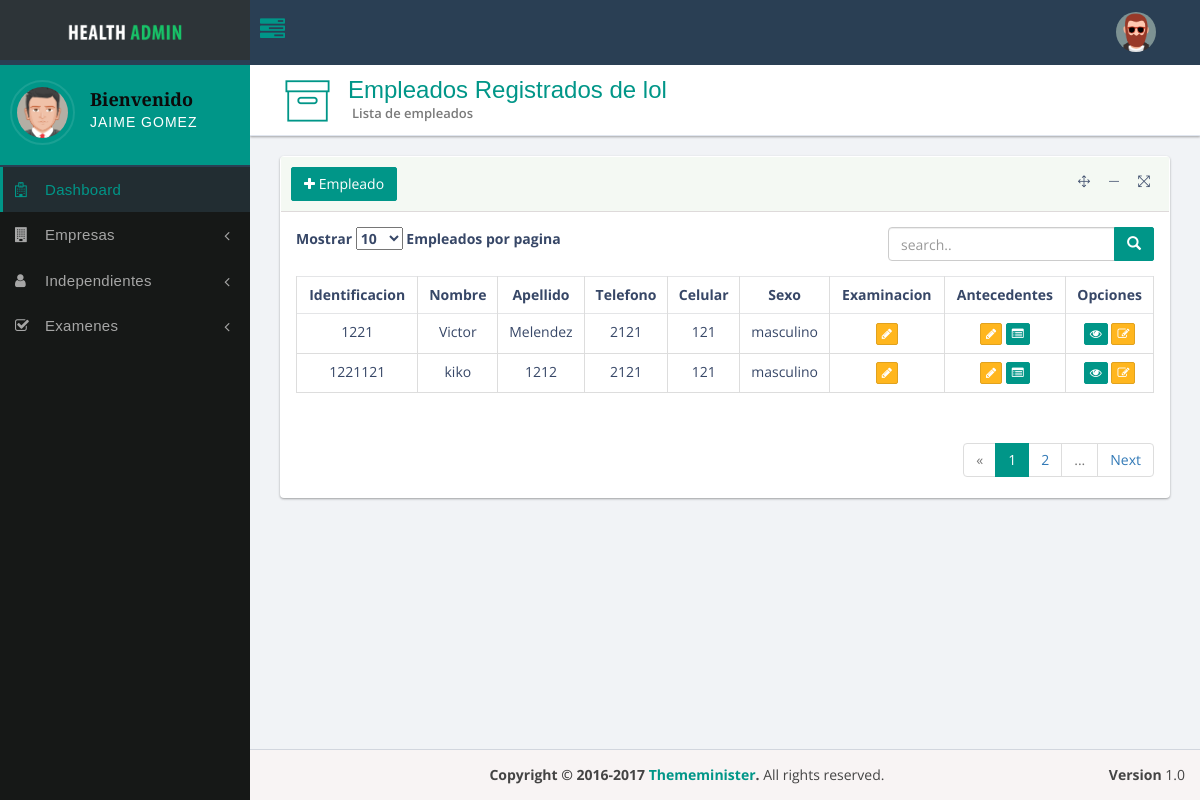
/employs/company/2/ (signed in), run on the app's committed database.
### accounts/models.py (models this page shows, shortened)
class User(AbstractUser):
    DOCTOR = 'doctor'
    RECP = 'receptionista'
    LAB = 'p_laboratorio'
    PROFILE_TYPE = (
        (DOCTOR, 'Doctor'),
        (RECP, 'Receptionista'),
        (LAB, 'Personal de Laboratorio'),
    )
    first_name = models.CharField(max_length=30, null=False, blank=False)
    last_name = models.CharField(max_length=30, null=False, blank=False)
    profile_type = models.CharField(max_length=20, choices=PROFILE_TYPE, null=True, blank=True)
    class Meta(AbstractUser.Meta):
        db_table = 'auth_user'

### docapp/models/general.py (models this page shows, shortened)
class Empresa(models.Model):
    nombre = models.CharField(max_length=300, null=False, blank=False, unique=True)
    nit = models.PositiveIntegerField(verbose_name='NIT')
    direccion = models.CharField(max_length=500, null=False, blank=False)
    telefono = models.PositiveIntegerField(default=0)
    celular = models.PositiveIntegerField(null=False, blank=False)
    correo_contacto = models.EmailField(null=False, blank=False)
    fecha_de_creacion = models.DateTimeField(auto_now_add=True, editable=False, null=False, blank=False)
    ultima_vez_modificado = models.DateTimeField(default=timezone.now, null=False, blank=False, editable=False)
    registrado_por = models.ForeignKey(ReceptionProfile, on_delete=models.CASCADE, related_name='empresas')
    def __str__(self):
        return self.nombre

class PacienteEmpresa(models.Model):
    SEXOS = (
        ('masculino', 'Masculino'),
        ('femenino', 'Femenino')
    )
    ESTADOS_CIVILES = (
        ('soltero', 'Soltero'),
        ('casado', 'Casado'),
        ('viudo', 'Viudo'),
        ('union libre', 'Union Libre')
    )
    nombres = models.CharField(max_length=300, null=False, blank=False)
    apellidos = models.CharField(max_length=300, null=False, blank=False)
    identificacion = models.PositiveIntegerField(unique=True)
    lugar_de_nacimiento = models.CharField(max_length=500, null=False, blank=False)
    fecha_de_nacimiento = models.DateField(null=False, blank=False)
    eps = models.CharField(verbose_name='EPS', max_length=50, null=False, blank=False)
    arl = models.CharField(verbose_name='ARL', max_length=50, null=False, blank=False)
    fondo_pensiones = models.CharField(max_length=50, null=False, blank=False)
    sexo = models.CharField(max_length=15, choices=SEXOS, null=False, blank=False)
    estado_civil = models.CharField(max_length=20, choices=ESTADOS_CIVILES, null=False, blank=False)
    numero_de_hijos = models.PositiveIntegerField(default=0)
    direccion = models.CharField(max_length=500, null=False, blank=False)
    telefono = models.PositiveIntegerField(default=0)
    celular = models.PositiveIntegerField(null=False, blank=False)
    ocupacion = models.CharField(max_length=500, null=False, blank=False)
    posicion = models.CharField(max_length=500, null=False, blank=False)
    estrato = models.PositiveIntegerField(null=False)
    estudiante_en_entrenamiento = models.BooleanField(default=False)
    aprendiz_sena = models.BooleanField(default=False)
    numero_patronal = models.PositiveIntegerField(null=False, blank=False)
    empresa = models.ForeignKey(Empresa, on_delete=models.CASCADE, null=True, related_name='empleados')
    fecha_de_creacion = models.DateTimeField(auto_now_add=True, editable=False, null=False, blank=False)
    ultima_vez_modificado = models.DateTimeField(default=timezone.now, null=False, blank=False, editable=False)
    registrado_por = models.ForeignKey(ReceptionProfile, on_delete=models.CASCADE, related_name='personal_empresa')

### docapp/views/receptionist.py (the view)
class ListEmpleadosEmpresa(CheckReceptionist, LoginRequiredMixin, DetailView):
    pk_url_kwarg = 'company_id'
    context_object_name = 'company'
    model = Empresa
    template_name = 'docapp/lists/person_list_company.html'

### docproject/helpers/chekers.py (called while the page is built)
    def test_func(self):
        return hasattr(self.request.user, 'reception_profile') or self.request.user.is_superuser

### templates/docapp/lists/person_list_company.html (shortened to what this page needs)
{% extends 'base/base_dashboard.html' %}
{% load static %}
{% block content_header %}
    <div class="header-icon">
        <i class="pe-7s-box1"></i>
    </div>
    <div class="header-title">
        <h1>Empleados Registrados de {{ company }}</h1>
        <small>Lista de empleados</small>
    </div>
{% endblock %}
{% block content_main %}
    <div class="row">
        <div class="col-sm-12">
            <div class="panel panel-bd lobidisable">
                <div class="panel-heading">
                    <div class="btn-group">
                        <a class="btn btn-success" href="{% url 'docapp:register_employ_from_company' company_id=company.id %}"><i
                                class="fa fa-plus"></i>
                            Empleado
                        </a>
                    </div>
                </div>
                <div class="panel-body">
                    <div class="row">
                        <div class="panel-header">
                            <div class="col-sm-4 col-xs-12">
                                <div class="dataTables_length">
                                    <label>Mostrar
                                        <select name="example_length">
                                            <option value="10">10</option>
                                        </select> Empleados por pagina</label>
                                </div>
                            </div>
                            <div class="col-sm-4 col-xs-12">  </div>
                            <div class="col-sm-4 col-xs-12">
                                <div class="dataTables_length">
                                    <div class="input-group custom-search-form">
                                        <input type="search" class="form-control" placeholder="search..">
                                        <span class="input-group-btn">
                                                                  <button class="btn btn-primary" type="button">
                                                                      <span class="glyphicon glyphicon-search"></span>
                                                                  </button>
                                                              </span>
                                    </div>
                                </div>
                            </div>
                        </div>
                    </div>
                    {% if company.empleados.all %}
                        <div class="table-responsive">
                            <table class="table table-bordered table-hover text-center">
                                <thead>
                                <tr>
                                    <th>Identificacion</th>
                                    <th>Nombre</th>
                                    <th>Apellido</th>
                                    <th>Telefono</th>
                                    <th>Celular</th>
                                    <th>Sexo</th>
                                    <th>Examinacion</th>
                                    <th>Antecedentes</th>
                                    <th>Opciones</th>
                                </tr>
                                </thead>
                                <tbody>
                                {% for person in company.empleados.all %}
                                    <tr>
                                        <td>{{ person.identificacion }}</td>
                                        <td>{{ person.nombres }}</td>
                                        <td>{{ person.apellidos }}</td>
                                        <td>{{ person.telefono }}</td>
                                        <td>{{ person.celular }}</td>
                                        <td>{{ person.sexo }}</td>
                                        <td>
                                            <a href="{% url 'docapp:register_employ_examination' person_id=person.id %}">
                                                <button class="btn btn-warning btn-xs" data-toggle="tooltip"
                                                        data-placement="left" title="" data-original-title="Iniciar">
                                                    <i class="fa fa-pencil" aria-hidden="true"></i>
                                                </button>
                                            </a>
                                        </td>
                                        <td>
                                            <a href="{% url 'docapp:register_employ_antecedent' person_id=person.id %}">
                                                <button class="btn btn-warning btn-xs" data-toggle="tooltip"
                                                        data-placement="left" title="" data-original-title="Registrar">
                                                    <i class="fa fa-pencil" aria-hidden="true"></i>
                                                </button>
                                            </a>
                                            <a href="{% url 'docapp:list_employ_antecedents' person_id=person.id %}">
                                                <button class="btn btn-primary btn-xs" data-toggle="tooltip"
                                                        data-placement="left" title="" data-original-title="Ver lista">
                                                    <i class="fa fa-list-alt" aria-hidden="true"></i>
                                                </button>
                                            </a>
                                        </td>
                                        <td>
                                            <a href="{% url 'docapp:detail_employ' person_id=person.id %}">
                                                <button class="btn btn-primary btn-xs" data-toggle="tooltip"
                                                        data-placement="left" title="" data-original-title="Ver">
                                                    <i class="fa fa-eye" aria-hidden="true"></i>
                                                </button>
                                            </a>
                                            <a href="{% url 'docapp:update_employ' person_id=person.id %}">
                                                <button class="btn btn-warning btn-xs" data-toggle="tooltip"
                                                        data-placement="left" title="" data-original-title="Editar">
                                                    <i class="fa fa-edit" aria-hidden="true"></i>
                                                </button>
                                            </a>
                                        </td>
                                    </tr>
                                {% endfor %}
                                </tbody>
                            </table>
                        </div>
                        <div class="page-nation text-right">
                            <ul class="pagination pagination-large">
                                <li class="disabled"><span>«</span></li>
                                <li class="active"><span>1</span></li>
                                <li><a href="#">2</a></li>
                                <li class="disabled"><span>...</span></li>
                                <li>
                                <li><a rel="next" href="#">Next</a></li>
                            </ul>
                        </div>
                    {% else %}
                        <h2> No se encuentran empleados registrados</h2>
                    {% endif %}
                </div>
            </div>
        </div>
    </div>
{% endblock %}

### templates/base/sidebar.html (shortened to what this page needs)
{% load static %}
<aside class="main-sidebar">
    <div class="sidebar">
        <div class="user-panel">
            <div class="image pull-left">
                <img src="{% static 'assets/dist/img/avatar5.png' %}" class="img-circle" alt="User Image">
            </div>
            <div class="info">
                <h4>Bienvenido</h4>
                <p>{{ request.user.get_full_name }}</p>
            </div>
        </div>
        <ul class="sidebar-menu">
            <li class="active">
                <a href="{% url 'docapp:dashboard' %}"><i class="fa fa-hospital-o"></i><span>Dashboard</span>
                </a>
            </li>
            {% if request.user.profile_type == 'receptionista' or request.user.is_superuser %}
                <li class="treeview">
                    <a href="#">
                        <i class="fa fa-building"></i><span>Empresas</span>
                        <span class="pull-right-container">
                                    <i class="fa fa-angle-left pull-right"></i>
                                </span>
                    </a>
                </li>
                <li class="treeview">
                    <a href="#">
                        <i class="fa fa-user"></i><span>Independientes</span>
                        <span class="pull-right-container">
                                    <i class="fa fa-angle-left pull-right"></i>
                                </span>
                    </a>
                </li>
                <li class="treeview">
                    <a href="#">
                        <i class="fa fa-check-square-o"></i><span>Examenes</span>
                        <span class="pull-right-container">
                                    <i class="fa fa-angle-left pull-right"></i>
                                </span>
                    </a>
                </li>
            {% endif %}
        </ul>
    </div>
</aside>

### data on the page
Empresa: nombre "lol"
PacienteEmpresa: identificacion "1221", nombres "Victor", apellidos "Melendez", telefono "2121", celular "121", sexo "masculino"
PacienteEmpresa: identificacion "1221121", nombres "kiko", apellidos "1212", telefono "2121", celular "121", sexo "masculino"

### other printed values
{{ request.user.get_full_name }} "JAIME GOMEZ"
